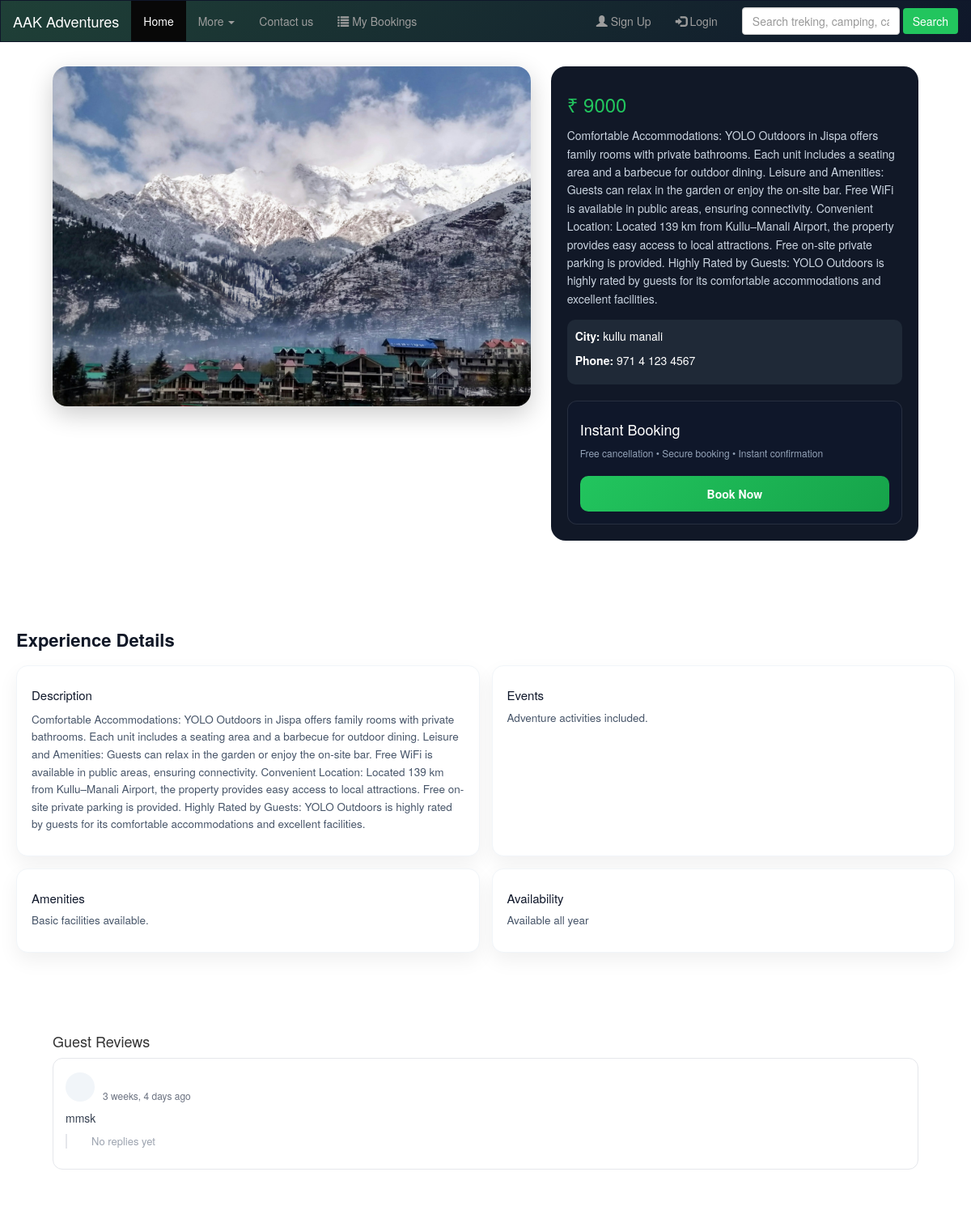
The page /detail/camping/1/ on the database as committed earlier.
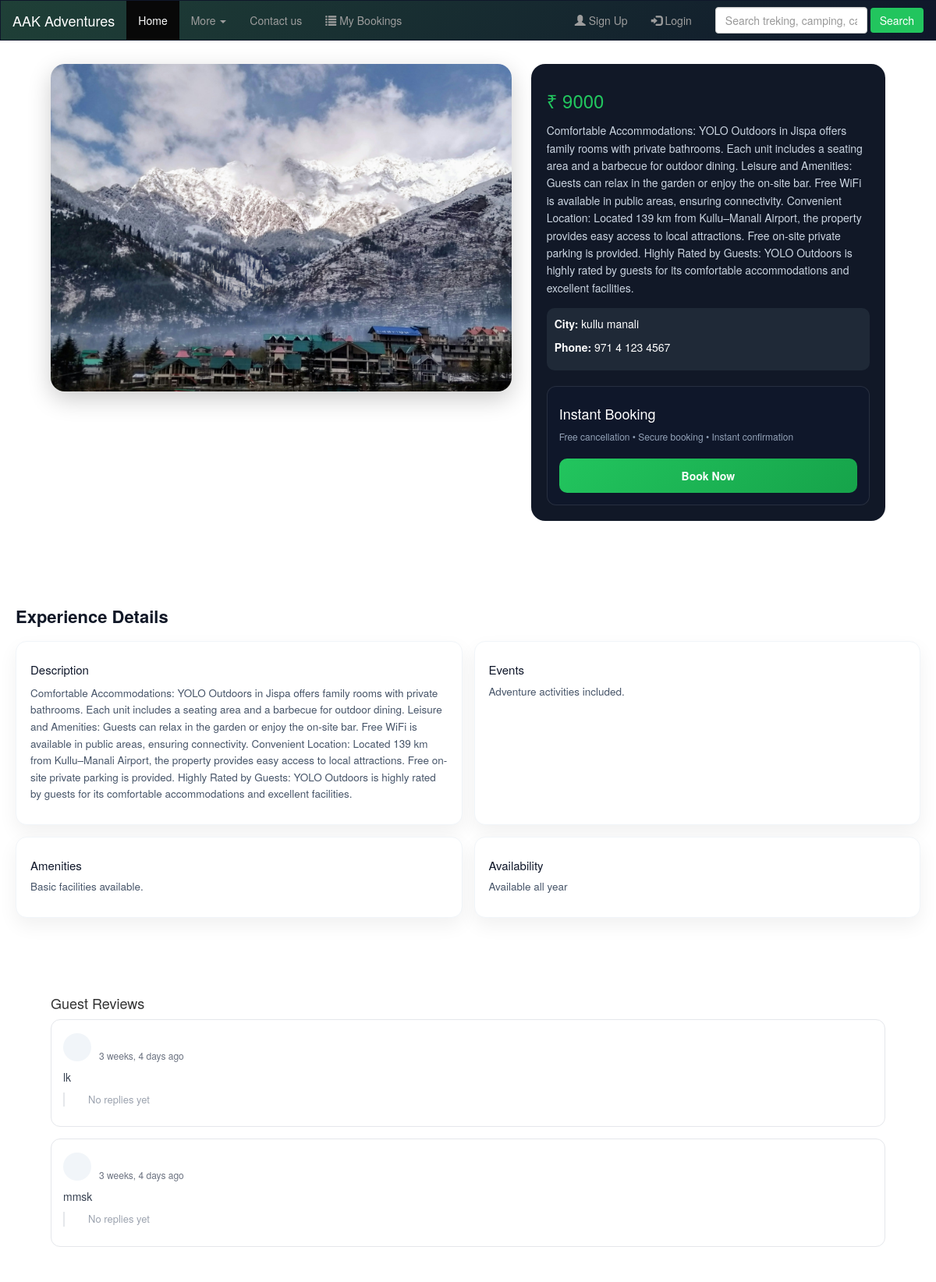
The same page on the database as committed later.
### apps/models.py (models this page shows, shortened)
class Camping(models.Model):
    namecamp = models.CharField(max_length=100)
    country = models.ForeignKey(Country, on_delete=models.CASCADE)
    city = models.CharField(max_length=50)
    price = models.IntegerField()
    phone = models.CharField(max_length=15, null=True, blank=True)
    about = models.TextField()
    image = models.ImageField(upload_to='camping/', null=True, blank=True)

class HotelComment(models.Model):
    user = models.ForeignKey(User, on_delete=models.CASCADE)
    item_type = models.CharField(max_length=20)
    item_id = models.IntegerField()
    parent = models.ForeignKey('self', null=True, blank=True, on_delete=models.CASCADE, related_name="replies")
    content = models.TextField()
    created_at = models.DateTimeField(auto_now_add=True)

### apps/views.py (the view)
# urls.py: path('detail/<str:type>/<int:pk>/', views.detail_page, name='detail-page'),
def detail_page(request, type, pk):
    if type == "camping":
        obj = Camping.objects.get(id=pk)
    elif type == "treking":
        obj = Treking.objects.get(id=pk)
    else:
        obj = Caravan.objects.get(id=pk)
    comments = HotelComment.objects.filter(
        item_type=type,
        item_id=pk,
        parent__isnull=True
    ).order_by('-created_at')
    return render(request, "apps/detail.html", {
        "obj": obj,
        "type": type,
        "comments": comments
    })

### apps/templates/apps/detail.html (shortened to what this page needs)
{% extends 'apps/base.html' %}
{% load static humanize %}
{% block extra_css %}
<link rel="stylesheet" href="{% static 'apps/detail.css' %}">
{% endblock %}
{% block main %}
<div class="container">
<div class="detail-wrapper">
    <div class="detail-img">
        <img src="{{ obj.image.url }}">
    </div>
    <div class="detail-info">
        <div class="price">₹ {{ obj.price }}</div>
        <p class="desc">{{ obj.description }} {{ obj.about }}</p>
        <div class="box">
            <p><b>City:</b> {{ obj.city }}</p>
            <p><b>Phone:</b> {{ obj.phone }}</p>
        </div>
        <div class="book-box">
            <h4>Instant Booking</h4>
            <p style="font-size:12px;color:#94a3b8;">
                Free cancellation • Secure booking • Instant confirmation
            </p>
            {% if user.is_authenticated %}
            <button class="book-btn" data-toggle="modal" data-target="#bookingModal">
            {% else %}
            <button class="book-btn" onclick="loginRequired()">
            {% endif %}
                Book Now
            </button>
        </div>
    </div>
</div>
</div>
<div class="info-section">
<h3 class="section-title">Experience Details</h3>
<div class="info-grid">
    <div class="info-card">
        <h4>Description</h4>
        <p>{{ obj.about }}</p>
    </div>
    <div class="info-card">
        <h4>Events</h4>
        <p>
            {% if obj.events %}
                {{ obj.events }}
            {% else %}
                Adventure activities included.
            {% endif %}
        </p>
    </div>
    <div class="info-card">
        <h4>Amenities</h4>
        <p>
            {% if obj.amenties %}
                {{ obj.amenties }}
            {% else %}
                Basic facilities available.
            {% endif %}
        </p>
    </div>
    <div class="info-card">
        <h4>Availability</h4>
        <p>
            {% if obj.available_from and obj.available_to %}
                {{ obj.available_from }} → {{ obj.available_to }}
            {% else %}
                Available all year
            {% endif %}
        </p>
    </div>
</div>
</div>
<div class="container reviews-section">
<h4 class="fw-bold mb-3">Guest Reviews</h4>
{% if comments %}
{% for comment in comments %}
<div class="review-card">
    <div class="review-header">
        <div class="review-avatar">
        </div>
        <div class="review-user">
            <strong>{{ comment.user.first_name }}</strong><br>
            <span class="review-time">
                {{ comment.created_at|naturaltime }}
            </span>
        </div>
    </div>
    <div class="review-text">
        {{ comment.content }}
    </div>
    <div class="reply-list">
        {% for reply in comment.replies.all %}
        <div class="review-header">
            <div class="review-avatar small">
                {{ reply.user.first_name|slice:":1" }}
            </div>
            <div class="review-user">
                <strong>{{ reply.user.first_name }}</strong><br>
                <span class="review-time">
                    {{ reply.created_at|naturaltime }}
                </span>
            </div>
        </div>
        <div class="review-text small">
            {{ reply.content }}
        </div>
        {% empty %}
        <p class="no-comment small">No replies yet</p>
        {% endfor %}
    </div>
</div>
{% endfor %}
{% else %}
<p class="no-comment">No comments yet.</p>
{% endif %}
</div>
{% endblock %}

### apps/templates/apps/base.html (shortened to what this page needs)
{% load static %}
<!DOCTYPE html>
<html lang="en">
<head>
<link rel="stylesheet" href="https://maxcdn.bootstrapcdn.com/bootstrap/3.4.1/css/bootstrap.min.css">
<link rel="stylesheet" href="https://cdnjs.cloudflare.com/ajax/libs/font-awesome/6.5.1/css/all.min.css">
{% block extra_css %}{% endblock %}
</head>
<body>
  <nav class="navbar navbar-inverse">
  <div class="container-fluid">
    <div class="navbar-header">
      <a class="navbar-brand" href="{% url 'index' %}">AAK Adventures</a>
    </div>
    <ul class="nav navbar-nav">
      <li class="active"><a href="{% url 'index' %}">Home</a></li>
      <li class="dropdown">
        <a class="dropdown-toggle" data-toggle="dropdown" href="#">
          More <span class="caret"></span>
        </a>
      </li>
      <li><a href="{% url 'contact' %}">Contact us</a></li>
      <li>
        <a href="{% url 'my_bookings' %}">
          <span class="glyphicon glyphicon-list"></span>
          My Bookings
        </a>
      </li>
    </ul>
    <form action="{% url 'search' %}" method="GET" class="navbar-form navbar-right search-form">
        <div class="form-group search-group">
            <input type="text"
                   name="q"
                   class="form-control search-input"
                   placeholder="Search treking, camping, caravan...">
        </div>
        <button type="submit" class="btn srchbtn">
            Search
        </button>
    </form>
    <ul class="nav navbar-nav navbar-right">
      {% if user.is_authenticated %}
        <li>
          <a href="#">
            <span class="glyphicon glyphicon-user"></span>
            {{ user.username }}
          </a>
        </li>
        <li>
          <a href="{% url 'logout' %}">
            <span class="glyphicon glyphicon-log-out"></span>
            Logout
          </a>
        </li>
      {% else %}
        <li>
          <a href="{% url 'register' %}">
            <span class="glyphicon glyphicon-user"></span>
            Sign Up
          </a>
        </li>
        <li>
          <a href="{% url 'login' %}">
            <span class="glyphicon glyphicon-log-in"></span>
            Login
          </a>
        </li>
      {% endif %}
    </ul>
  </div>
</nav>
{% block main %} {% endblock %}
</body>
</html>

### apps/static/apps/detail.css (style rules this page uses)
.container { max-width: 1100px; margin: auto; padding: 30px 15px; }
.detail-wrapper { display: grid; grid-template-columns: 1.3fr 1fr; gap: 25px; }
.detail-img img { width: 100%; height: 420px; object-fit: cover; border-radius: 18px; box-shadow: 0 10px 30px rgba(0,0,0,0.2); }
.detail-info { background: #111827; color: #fff; padding: 20px; border-radius: 18px; }
.price { font-size: 24px; color: #22c55e; margin-bottom: 10px; }
.desc { color: #cbd5e1; font-size: 14px; line-height: 1.6; }
.box { margin-top: 15px; padding: 10px; background: #1f2937; border-radius: 10px; }
.book-box { margin-top: 20px; padding: 15px; background: #0f172a; border-radius: 12px; border: 1px solid rgba(255,255,255,0.1); }
.book-btn { width: 100%; padding: 12px; background: linear-gradient(135deg, #22c55e, #16a34a); border: none; border-radius: 10px; color: #fff; font-weight: bold; margin-top: 10px; }
.info-section { margin-top: 40px; padding: 20px; }
.section-title { font-size: 22px; font-weight: bold; margin-bottom: 20px; color: #111827; }
.info-grid { display: grid; grid-template-columns: repeat(2, 1fr); gap: 15px; }
.info-card { background: #ffffff; border-radius: 14px; padding: 18px; box-shadow: 0 10px 25px rgba(0,0,0,0.06); border: 1px solid #f1f5f9; transition: 0.3s; }
.info-card h4 { font-size: 15px; margin-bottom: 8px; color: #0f172a; }
.info-card p { font-size: 13.5px; color: #475569; line-height: 1.6; }
.reviews-section { margin-top: 40px; }
.review-card { background: #ffffff; border: 1px solid #e5e7eb; border-radius: 12px; padding: 15px; margin-bottom: 15px; }
.review-header { display: flex; align-items: center; margin-bottom: 8px; }
.review-avatar { width: 36px; height: 36px; border-radius: 50%; background: #f1f5f9; display: flex; align-items: center; justify-content: center; font-weight: 600; color: #374151; }
.review-user { margin-left: 10px; }
.review-time { font-size: 12px; color: #6b7280; }
.review-text { font-size: 14px; color: #374151; margin-top: 5px; }
.reply-list { margin-top: 10px; padding-left: 30px; border-left: 2px solid #e5e7eb; }
.no-comment { color: #9ca3af; font-size: 13px; }

### apps/templates/apps/base.html (style rules this page uses)
.navbar { margin-bottom: 0; border-radius: 0; }
.navbar-inverse { background: linear-gradient(135deg, #1f4037, #0f172a); border-color: #0f172a; }
.navbar-inverse .navbar-brand { color: #ffffff; }
.srchbtn { background-color: #22c55e; color: white; border: none; transition: 0.3s; }
.search-form { margin-top: 8px; }

Rows that differ between the two databases and show on the page:
added HotelComment: created_at "3 weeks, 4 days ago", content "lk"
